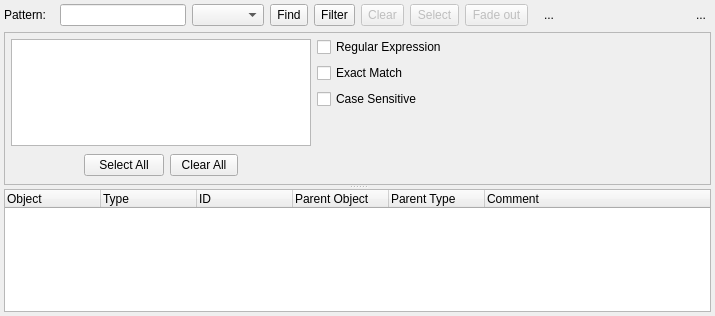
<?xml version="1.0" encoding="UTF-8"?>
<ui version="4.0">
 <class>ObjectFinderWidget</class>
 <widget class="QWidget" name="ObjectFinderWidget">
  <property name="geometry">
   <rect>
    <x>0</x>
    <y>0</y>
    <width>715</width>
    <height>316</height>
   </rect>
  </property>
  <property name="minimumSize">
   <size>
    <width>0</width>
    <height>230</height>
   </size>
  </property>
  <property name="baseSize">
   <size>
    <width>650</width>
    <height>0</height>
   </size>
  </property>
  <property name="windowTitle">
   <string>Form</string>
  </property>
  <layout class="QGridLayout" name="gridLayout_3">
   <property name="leftMargin">
    <number>4</number>
   </property>
   <property name="topMargin">
    <number>4</number>
   </property>
   <property name="rightMargin">
    <number>4</number>
   </property>
   <property name="bottomMargin">
    <number>4</number>
   </property>
   <item row="0" column="4">
    <widget class="QToolButton" name="filter_btn">
     <property name="enabled">
      <bool>true</bool>
     </property>
     <property name="sizePolicy">
      <sizepolicy hsizetype="Preferred" vsizetype="Preferred">
       <horstretch>0</horstretch>
       <verstretch>0</verstretch>
      </sizepolicy>
     </property>
     <property name="minimumSize">
      <size>
       <width>0</width>
       <height>0</height>
      </size>
     </property>
     <property name="toolTip">
      <string>Defines the search filter</string>
     </property>
     <property name="text">
      <string>Filter</string>
     </property>
     <property name="icon">
      <iconset resource="../res/resources.qrc">
       <normaloff>:/icons/icons/filter.png</normaloff>:/icons/icons/filter.png</iconset>
     </property>
     <property name="iconSize">
      <size>
       <width>20</width>
       <height>20</height>
      </size>
     </property>
     <property name="checkable">
      <bool>true</bool>
     </property>
     <property name="toolButtonStyle">
      <enum>Qt::ToolButtonTextBesideIcon</enum>
     </property>
    </widget>
   </item>
   <item row="0" column="1">
    <widget class="QLineEdit" name="pattern_edt">
     <property name="sizePolicy">
      <sizepolicy hsizetype="Expanding" vsizetype="Fixed">
       <horstretch>0</horstretch>
       <verstretch>0</verstretch>
      </sizepolicy>
     </property>
     <property name="minimumSize">
      <size>
       <width>0</width>
       <height>0</height>
      </size>
     </property>
     <property name="clearButtonEnabled">
      <bool>true</bool>
     </property>
    </widget>
   </item>
   <item row="0" column="0">
    <widget class="QLabel" name="pattern_lbl">
     <property name="sizePolicy">
      <sizepolicy hsizetype="Fixed" vsizetype="Preferred">
       <horstretch>0</horstretch>
       <verstretch>0</verstretch>
      </sizepolicy>
     </property>
     <property name="minimumSize">
      <size>
       <width>50</width>
       <height>0</height>
      </size>
     </property>
     <property name="text">
      <string>Pattern:</string>
     </property>
    </widget>
   </item>
   <item row="0" column="6">
    <widget class="QToolButton" name="select_btn">
     <property name="enabled">
      <bool>false</bool>
     </property>
     <property name="sizePolicy">
      <sizepolicy hsizetype="Preferred" vsizetype="Preferred">
       <horstretch>0</horstretch>
       <verstretch>0</verstretch>
      </sizepolicy>
     </property>
     <property name="minimumSize">
      <size>
       <width>0</width>
       <height>0</height>
      </size>
     </property>
     <property name="toolTip">
      <string>(Un)selects the graphical objects in the results grid</string>
     </property>
     <property name="text">
      <string>Select</string>
     </property>
     <property name="icon">
      <iconset resource="../res/resources.qrc">
       <normaloff>:/icons/icons/selectmove.png</normaloff>:/icons/icons/selectmove.png</iconset>
     </property>
     <property name="iconSize">
      <size>
       <width>20</width>
       <height>20</height>
      </size>
     </property>
     <property name="checkable">
      <bool>false</bool>
     </property>
     <property name="popupMode">
      <enum>QToolButton::InstantPopup</enum>
     </property>
     <property name="toolButtonStyle">
      <enum>Qt::ToolButtonTextBesideIcon</enum>
     </property>
    </widget>
   </item>
   <item row="0" column="8">
    <widget class="QLabel" name="found_lbl">
     <property name="sizePolicy">
      <sizepolicy hsizetype="Fixed" vsizetype="Preferred">
       <horstretch>0</horstretch>
       <verstretch>0</verstretch>
      </sizepolicy>
     </property>
     <property name="text">
      <string>...</string>
     </property>
     <property name="indent">
      <number>10</number>
     </property>
    </widget>
   </item>
   <item row="0" column="5">
    <widget class="QToolButton" name="clear_res_btn">
     <property name="enabled">
      <bool>false</bool>
     </property>
     <property name="sizePolicy">
      <sizepolicy hsizetype="Preferred" vsizetype="Preferred">
       <horstretch>0</horstretch>
       <verstretch>0</verstretch>
      </sizepolicy>
     </property>
     <property name="minimumSize">
      <size>
       <width>0</width>
       <height>0</height>
      </size>
     </property>
     <property name="toolTip">
      <string>Clears the search results</string>
     </property>
     <property name="text">
      <string>Clear</string>
     </property>
     <property name="icon">
      <iconset resource="../res/resources.qrc">
       <normaloff>:/icons/icons/cleartext.png</normaloff>:/icons/icons/cleartext.png</iconset>
     </property>
     <property name="iconSize">
      <size>
       <width>20</width>
       <height>20</height>
      </size>
     </property>
     <property name="toolButtonStyle">
      <enum>Qt::ToolButtonTextBesideIcon</enum>
     </property>
    </widget>
   </item>
   <item row="0" column="3">
    <widget class="QToolButton" name="find_btn">
     <property name="sizePolicy">
      <sizepolicy hsizetype="Preferred" vsizetype="Preferred">
       <horstretch>0</horstretch>
       <verstretch>0</verstretch>
      </sizepolicy>
     </property>
     <property name="minimumSize">
      <size>
       <width>0</width>
       <height>0</height>
      </size>
     </property>
     <property name="text">
      <string>Find</string>
     </property>
     <property name="icon">
      <iconset resource="../res/resources.qrc">
       <normaloff>:/icons/icons/objselect.png</normaloff>:/icons/icons/objselect.png</iconset>
     </property>
     <property name="iconSize">
      <size>
       <width>20</width>
       <height>20</height>
      </size>
     </property>
     <property name="toolButtonStyle">
      <enum>Qt::ToolButtonTextBesideIcon</enum>
     </property>
    </widget>
   </item>
   <item row="0" column="10">
    <widget class="QToolButton" name="hide_tb">
     <property name="minimumSize">
      <size>
       <width>20</width>
       <height>20</height>
      </size>
     </property>
     <property name="maximumSize">
      <size>
       <width>20</width>
       <height>20</height>
      </size>
     </property>
     <property name="toolTip">
      <string>Hide this widget</string>
     </property>
     <property name="text">
      <string>...</string>
     </property>
     <property name="icon">
      <iconset resource="../res/resources.qrc">
       <normaloff>:/icons/icons/close1.png</normaloff>:/icons/icons/close1.png</iconset>
     </property>
     <property name="autoRaise">
      <bool>true</bool>
     </property>
    </widget>
   </item>
   <item row="0" column="7">
    <widget class="QToolButton" name="fade_btn">
     <property name="enabled">
      <bool>false</bool>
     </property>
     <property name="sizePolicy">
      <sizepolicy hsizetype="Preferred" vsizetype="Preferred">
       <horstretch>0</horstretch>
       <verstretch>0</verstretch>
      </sizepolicy>
     </property>
     <property name="minimumSize">
      <size>
       <width>0</width>
       <height>0</height>
      </size>
     </property>
     <property name="toolTip">
      <string>Fades outs all the graphical objects in the results grid (or those not listed). The current fade in/out state of all objects is modified.</string>
     </property>
     <property name="text">
      <string>Fade out</string>
     </property>
     <property name="icon">
      <iconset resource="../res/resources.qrc">
       <normaloff>:/icons/icons/fadeout.png</normaloff>:/icons/icons/fadeout.png</iconset>
     </property>
     <property name="iconSize">
      <size>
       <width>20</width>
       <height>20</height>
      </size>
     </property>
     <property name="checkable">
      <bool>false</bool>
     </property>
     <property name="popupMode">
      <enum>QToolButton::InstantPopup</enum>
     </property>
     <property name="toolButtonStyle">
      <enum>Qt::ToolButtonTextBesideIcon</enum>
     </property>
    </widget>
   </item>
   <item row="1" column="0" colspan="11">
    <widget class="QSplitter" name="splitter">
     <property name="orientation">
      <enum>Qt::Vertical</enum>
     </property>
     <property name="childrenCollapsible">
      <bool>false</bool>
     </property>
     <widget class="QWidget" name="layoutWidget">
      <layout class="QHBoxLayout" name="horizontalLayout">
       <item>
        <widget class="QFrame" name="filter_frm">
         <property name="sizePolicy">
          <sizepolicy hsizetype="Expanding" vsizetype="Preferred">
           <horstretch>0</horstretch>
           <verstretch>0</verstretch>
          </sizepolicy>
         </property>
         <property name="maximumSize">
          <size>
           <width>16777215</width>
           <height>16777215</height>
          </size>
         </property>
         <property name="frameShape">
          <enum>QFrame::StyledPanel</enum>
         </property>
         <property name="frameShadow">
          <enum>QFrame::Raised</enum>
         </property>
         <layout class="QGridLayout" name="gridLayout_2">
          <property name="leftMargin">
           <number>4</number>
          </property>
          <property name="topMargin">
           <number>4</number>
          </property>
          <property name="rightMargin">
           <number>4</number>
          </property>
          <property name="bottomMargin">
           <number>4</number>
          </property>
          <property name="horizontalSpacing">
           <number>4</number>
          </property>
          <item row="3" column="1">
           <spacer name="horizontalSpacer_4">
            <property name="orientation">
             <enum>Qt::Horizontal</enum>
            </property>
            <property name="sizeHint" stdset="0">
             <size>
              <width>40</width>
              <height>20</height>
             </size>
            </property>
           </spacer>
          </item>
          <item row="0" column="1">
           <widget class="QCheckBox" name="regexp_chk">
            <property name="sizePolicy">
             <sizepolicy hsizetype="Expanding" vsizetype="Fixed">
              <horstretch>0</horstretch>
              <verstretch>0</verstretch>
             </sizepolicy>
            </property>
            <property name="text">
             <string>Regular Expression</string>
            </property>
           </widget>
          </item>
          <item row="2" column="1">
           <widget class="QCheckBox" name="case_sensitive_chk">
            <property name="sizePolicy">
             <sizepolicy hsizetype="Expanding" vsizetype="Fixed">
              <horstretch>0</horstretch>
              <verstretch>0</verstretch>
             </sizepolicy>
            </property>
            <property name="text">
             <string>Case Sensitive</string>
            </property>
           </widget>
          </item>
          <item row="1" column="1">
           <widget class="QCheckBox" name="exact_match_chk">
            <property name="sizePolicy">
             <sizepolicy hsizetype="Expanding" vsizetype="Fixed">
              <horstretch>0</horstretch>
              <verstretch>0</verstretch>
             </sizepolicy>
            </property>
            <property name="text">
             <string>Exact Match</string>
            </property>
           </widget>
          </item>
          <item row="0" column="0" rowspan="4">
           <layout class="QGridLayout" name="gridLayout">
            <property name="leftMargin">
             <number>2</number>
            </property>
            <property name="topMargin">
             <number>2</number>
            </property>
            <property name="rightMargin">
             <number>2</number>
            </property>
            <property name="bottomMargin">
             <number>4</number>
            </property>
            <property name="horizontalSpacing">
             <number>6</number>
            </property>
            <property name="verticalSpacing">
             <number>8</number>
            </property>
            <item row="2" column="0">
             <spacer name="horizontalSpacer_2">
              <property name="orientation">
               <enum>Qt::Horizontal</enum>
              </property>
              <property name="sizeType">
               <enum>QSizePolicy::Minimum</enum>
              </property>
              <property name="sizeHint" stdset="0">
               <size>
                <width>40</width>
                <height>20</height>
               </size>
              </property>
             </spacer>
            </item>
            <item row="2" column="1">
             <widget class="QPushButton" name="select_all_btn">
              <property name="sizePolicy">
               <sizepolicy hsizetype="Preferred" vsizetype="Preferred">
                <horstretch>0</horstretch>
                <verstretch>0</verstretch>
               </sizepolicy>
              </property>
              <property name="minimumSize">
               <size>
                <width>0</width>
                <height>0</height>
               </size>
              </property>
              <property name="text">
               <string>Select All</string>
              </property>
              <property name="iconSize">
               <size>
                <width>20</width>
                <height>20</height>
               </size>
              </property>
             </widget>
            </item>
            <item row="2" column="2">
             <widget class="QToolButton" name="clear_all_btn">
              <property name="enabled">
               <bool>true</bool>
              </property>
              <property name="sizePolicy">
               <sizepolicy hsizetype="Preferred" vsizetype="Preferred">
                <horstretch>0</horstretch>
                <verstretch>0</verstretch>
               </sizepolicy>
              </property>
              <property name="minimumSize">
               <size>
                <width>0</width>
                <height>0</height>
               </size>
              </property>
              <property name="text">
               <string>Clear All</string>
              </property>
              <property name="iconSize">
               <size>
                <width>20</width>
                <height>20</height>
               </size>
              </property>
              <property name="checkable">
               <bool>false</bool>
              </property>
              <property name="toolButtonStyle">
               <enum>Qt::ToolButtonTextBesideIcon</enum>
              </property>
             </widget>
            </item>
            <item row="2" column="3">
             <spacer name="horizontalSpacer_3">
              <property name="orientation">
               <enum>Qt::Horizontal</enum>
              </property>
              <property name="sizeType">
               <enum>QSizePolicy::Minimum</enum>
              </property>
              <property name="sizeHint" stdset="0">
               <size>
                <width>40</width>
                <height>20</height>
               </size>
              </property>
             </spacer>
            </item>
            <item row="0" column="0" colspan="4">
             <widget class="QListWidget" name="obj_types_lst">
              <property name="sizePolicy">
               <sizepolicy hsizetype="Fixed" vsizetype="Expanding">
                <horstretch>0</horstretch>
                <verstretch>0</verstretch>
               </sizepolicy>
              </property>
              <property name="minimumSize">
               <size>
                <width>300</width>
                <height>0</height>
               </size>
              </property>
              <property name="maximumSize">
               <size>
                <width>300</width>
                <height>16777215</height>
               </size>
              </property>
              <property name="editTriggers">
               <set>QAbstractItemView::NoEditTriggers</set>
              </property>
              <property name="sortingEnabled">
               <bool>true</bool>
              </property>
             </widget>
            </item>
           </layout>
          </item>
         </layout>
        </widget>
       </item>
      </layout>
     </widget>
     <widget class="QTableWidget" name="result_tbw">
      <property name="enabled">
       <bool>true</bool>
      </property>
      <property name="editTriggers">
       <set>QAbstractItemView::NoEditTriggers</set>
      </property>
      <property name="alternatingRowColors">
       <bool>true</bool>
      </property>
      <property name="selectionMode">
       <enum>QAbstractItemView::ExtendedSelection</enum>
      </property>
      <property name="selectionBehavior">
       <enum>QAbstractItemView::SelectRows</enum>
      </property>
      <property name="gridStyle">
       <enum>Qt::SolidLine</enum>
      </property>
      <property name="sortingEnabled">
       <bool>true</bool>
      </property>
      <attribute name="horizontalHeaderCascadingSectionResizes">
       <bool>true</bool>
      </attribute>
      <attribute name="horizontalHeaderMinimumSectionSize">
       <number>30</number>
      </attribute>
      <attribute name="horizontalHeaderDefaultSectionSize">
       <number>96</number>
      </attribute>
      <attribute name="horizontalHeaderShowSortIndicator" stdset="0">
       <bool>true</bool>
      </attribute>
      <attribute name="horizontalHeaderStretchLastSection">
       <bool>true</bool>
      </attribute>
      <attribute name="verticalHeaderVisible">
       <bool>false</bool>
      </attribute>
      <attribute name="verticalHeaderCascadingSectionResizes">
       <bool>false</bool>
      </attribute>
      <attribute name="verticalHeaderMinimumSectionSize">
       <number>25</number>
      </attribute>
      <attribute name="verticalHeaderDefaultSectionSize">
       <number>26</number>
      </attribute>
      <attribute name="verticalHeaderHighlightSections">
       <bool>false</bool>
      </attribute>
      <attribute name="verticalHeaderShowSortIndicator" stdset="0">
       <bool>false</bool>
      </attribute>
      <attribute name="verticalHeaderStretchLastSection">
       <bool>false</bool>
      </attribute>
      <column>
       <property name="text">
        <string>Object</string>
       </property>
       <property name="textAlignment">
        <set>AlignLeading|AlignVCenter</set>
       </property>
       <property name="icon">
        <iconset resource="../res/resources.qrc">
         <normaloff>:/icons/icons/table.png</normaloff>:/icons/icons/table.png</iconset>
       </property>
      </column>
      <column>
       <property name="text">
        <string>Type</string>
       </property>
       <property name="textAlignment">
        <set>AlignLeading|AlignVCenter</set>
       </property>
       <property name="icon">
        <iconset resource="../res/resources.qrc">
         <normaloff>:/icons/icons/usertype.png</normaloff>:/icons/icons/usertype.png</iconset>
       </property>
      </column>
      <column>
       <property name="text">
        <string>ID</string>
       </property>
       <property name="textAlignment">
        <set>AlignLeading|AlignVCenter</set>
       </property>
       <property name="icon">
        <iconset resource="../res/resources.qrc">
         <normaloff>:/icons/icons/uid.png</normaloff>:/icons/icons/uid.png</iconset>
       </property>
      </column>
      <column>
       <property name="text">
        <string>Parent Object</string>
       </property>
       <property name="textAlignment">
        <set>AlignLeading|AlignVCenter</set>
       </property>
       <property name="icon">
        <iconset resource="../res/resources.qrc">
         <normaloff>:/icons/icons/schema.png</normaloff>:/icons/icons/schema.png</iconset>
       </property>
      </column>
      <column>
       <property name="text">
        <string>Parent Type</string>
       </property>
       <property name="textAlignment">
        <set>AlignLeading|AlignVCenter</set>
       </property>
       <property name="icon">
        <iconset resource="../res/resources.qrc">
         <normaloff>:/icons/icons/usertype.png</normaloff>:/icons/icons/usertype.png</iconset>
       </property>
      </column>
      <column>
       <property name="text">
        <string>Comment</string>
       </property>
       <property name="textAlignment">
        <set>AlignLeading|AlignVCenter</set>
       </property>
      </column>
     </widget>
    </widget>
   </item>
   <item row="0" column="9">
    <spacer name="horizontalSpacer">
     <property name="orientation">
      <enum>Qt::Horizontal</enum>
     </property>
     <property name="sizeType">
      <enum>QSizePolicy::Expanding</enum>
     </property>
     <property name="sizeHint" stdset="0">
      <size>
       <width>40</width>
       <height>20</height>
      </size>
     </property>
    </spacer>
   </item>
   <item row="0" column="2">
    <widget class="QComboBox" name="search_attrs_cmb">
     <property name="toolTip">
      <string>The attribute of the objects in which the search will occur</string>
     </property>
    </widget>
   </item>
  </layout>
 </widget>
 <tabstops>
  <tabstop>pattern_edt</tabstop>
  <tabstop>find_btn</tabstop>
  <tabstop>filter_btn</tabstop>
  <tabstop>clear_res_btn</tabstop>
  <tabstop>select_btn</tabstop>
  <tabstop>obj_types_lst</tabstop>
  <tabstop>regexp_chk</tabstop>
  <tabstop>exact_match_chk</tabstop>
  <tabstop>case_sensitive_chk</tabstop>
  <tabstop>select_all_btn</tabstop>
  <tabstop>clear_all_btn</tabstop>
  <tabstop>result_tbw</tabstop>
  <tabstop>hide_tb</tabstop>
 </tabstops>
 <resources>
  <include location="../res/resources.qrc"/>
 </resources>
 <connections/>
</ui>
